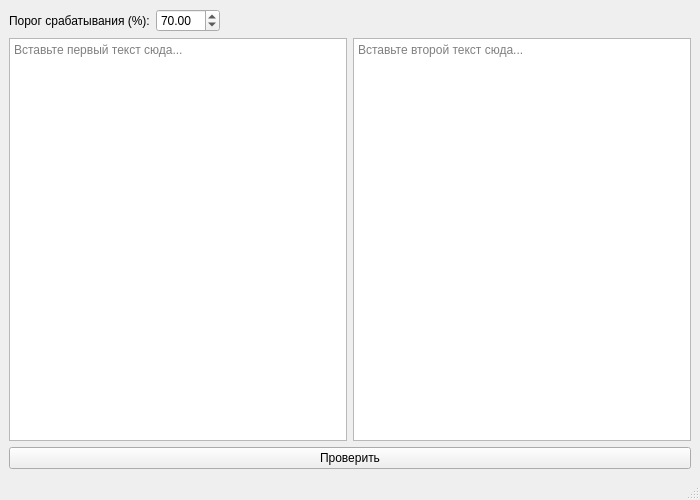
<?xml version="1.0" encoding="UTF-8"?>
<ui version="4.0">
 <class>PlagiarismCheckerApp</class>
 <widget class="QMainWindow" name="PlagiarismCheckerApp">
  <property name="geometry">
   <rect>
    <x>0</x>
    <y>0</y>
    <width>700</width>
    <height>500</height>
   </rect>
  </property>
  <property name="windowTitle">
   <string>Антиплагиат</string>
  </property>
  <widget class="QWidget" name="central_widget">
   <layout class="QVBoxLayout" name="main_layout">
    <item>
     <layout class="QHBoxLayout" name="settings_layout">
      <item>
       <widget class="QLabel" name="lbl_threshold">
        <property name="text">
         <string>Порог срабатывания (%):</string>
        </property>
       </widget>
      </item>
      <item>
       <widget class="QDoubleSpinBox" name="spin_threshold">
        <property name="maximum">
         <double>100.000000000000000</double>
        </property>
        <property name="value">
         <double>70.000000000000000</double>
        </property>
       </widget>
      </item>
      <item>
       <spacer name="horizontalSpacer">
        <property name="orientation">
         <enum>Qt::Horizontal</enum>
        </property>
        <property name="sizeHint" stdset="0">
         <size>
          <width>40</width>
          <height>20</height>
         </size>
        </property>
       </spacer>
      </item>
     </layout>
    </item>
    <item>
     <layout class="QHBoxLayout" name="texts_layout">
      <item>
       <widget class="QTextEdit" name="text1_edit">
        <property name="placeholderText">
         <string>Вставьте первый текст сюда...</string>
        </property>
       </widget>
      </item>
      <item>
       <widget class="QTextEdit" name="text2_edit">
        <property name="placeholderText">
         <string>Вставьте второй текст сюда...</string>
        </property>
       </widget>
      </item>
     </layout>
    </item>
    <item>
     <widget class="QPushButton" name="btn_check">
      <property name="text">
       <string>Проверить</string>
      </property>
     </widget>
    </item>
   </layout>
  </widget>
  <widget class="QStatusBar" name="statusbar"/>
 </widget>
 <resources/>
 <connections/>
</ui>
